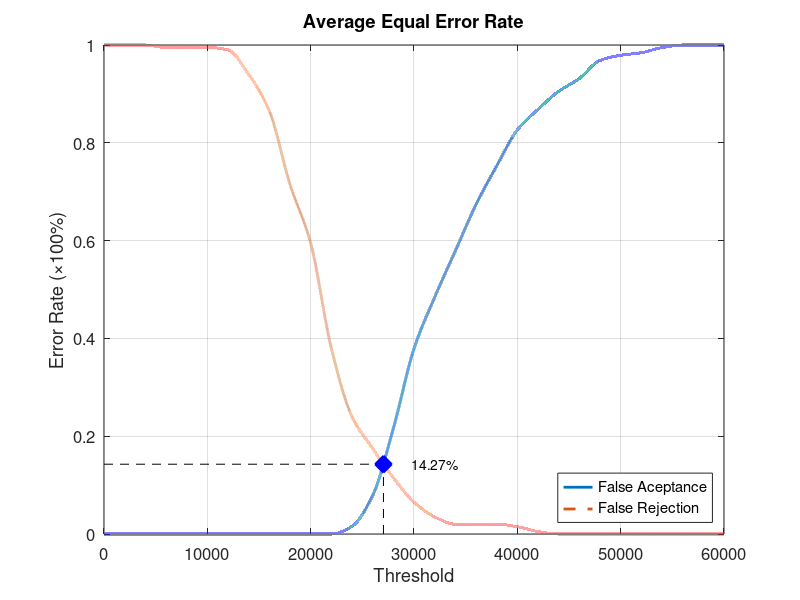
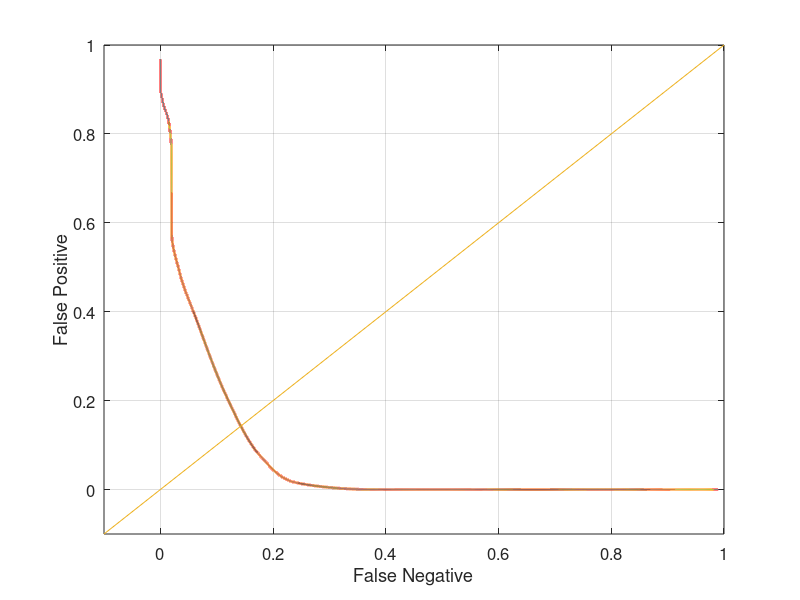

These figures' MATLAB source, in order:
function yEER = Database3_2
close all;
clear;
clc;
x = 0:2000:60000;
xq = 0:0.5:60000;

y0 = [0 0 0 0 0 0 0 0 0 0 0 0 0.0157895 0.0789474 0.215789 0.378947 0.484211 0.578947 0.673684 0.752632 0.826316 0.868421 0.905263 0.931579 0.968421 0.978947 0.984211 0.994737 1 1 1];
yy0 = interp1(x, y0, xq, 'pchip');
y1 = [1 1 1 0.995 0.995 0.995 0.99 0.94 0.865 0.715 0.595 0.38 0.24 0.175 0.115 0.065 0.035 0.02 0.02 0.02 0.015 0.005 0 0 0 0 0 0 0 0 0];
yy1 = interp1(x, y1, xq, 'pchip');

% Calculating EER: 
y2 = abs(y0 - y1);
find(y2 == min(y2))
yy2 = abs(yy0 - yy1);
xEER = find(yy2 == min(yy2));
xEERIndex = xq(xEER) % X-axis EER
yEER = yy0(xEER) % Y-axis EER

main = figure
plot(xq, yy0,'-','LineWidth', 2);	hold on
plot(xq, yy1,'--','LineWidth', 2);	hold on
plot([xEERIndex xEERIndex], [0 yEER], 'k--');	hold on
plot([0 xEERIndex], [yEER yEER], 'k--');	hold on
plot(xEERIndex, yEER, 'bx', 'LineWidth', 10);	hold on
text(xEERIndex + 10 * xEERIndex / 100, yEER, [num2str(round((10000 * yEER)) / 100) '%'])
legend('False Aceptance', 'False Rejection', 'Location', 'SouthEast')
xlabel('Threshold')
ylabel('Error Rate (\times100%)')
title('Average Equal Error Rate')
set(gca, 'FontSize', 12)
axis([0 60000 0 1])
grid on

print(main, 'Database3_2Main', '-dpng');
FNRxFPR = figure('Color', [1 1 1]);
plot(yy1, yy0, '-', yy1, yy0, 'LineWidth', 2);
hold on
y = -0.1:0.1:1
plot(y, y); 
set(gca, 'FontSize', 12)
xlabel('False Negative')
ylabel('False Positive')
axis([-0.1 1 -0.1 1])
set(gca, 'FontSize', 12)
grid on

print(FNRxFPR, 'Database3_2FNRxFPR','-dpng');
end
